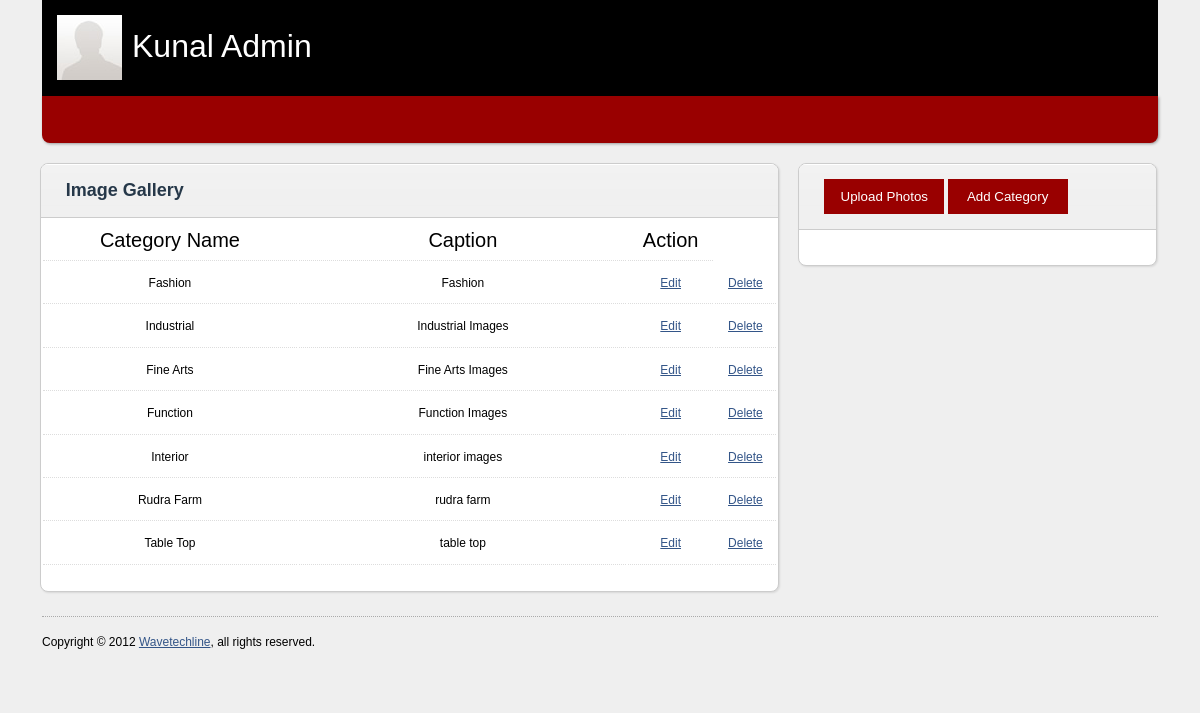
Page /Admin/sample_gallery.php on the committed database.
### tables this page shows
CREATE TABLE IF NOT EXISTS `gallery_category` (
  `category_id` int(11) NOT NULL AUTO_INCREMENT,
  `category_name` text NOT NULL,
  `caption` varchar(24) NOT NULL,
  PRIMARY KEY (`category_id`)
);

### Admin/sample_gallery.php (the view, shortened to what this page needs)
<?php
	$qry="select * from gallery_category";
	$res=mysql_query($qry);
?>
<!DOCTYPE html PUBLIC "-//W3C//DTD XHTML 1.0 Transitional//EN"
	"http://www.w3.org/TR/xhtml1/DTD/xhtml1-transitional.dtd">
<html xmlns="http://www.w3.org/1999/xhtml">
<head>
	<link rel="stylesheet" href="./css/screen.css" type="text/css" media="screen" title="no title" charset="utf-8" />
	<link rel="stylesheet" href="./css/plugin.css" type="text/css" media="screen" title="no title" charset="utf-8" />
	<link rel="stylesheet" href="./css/custom.css" type="text/css" media="screen" title="no title" charset="utf-8" />
</head>
<body>
<div id="wrapper">
	<div id="header">
		<img src="././images/avatar.jpg">
		<h1>Kunal Admin</h1>
	</div>
		<div id="nav">
	</div>
	<div id="content" class="xfluid">
		<div id="gallery_wrapper" class="portlet x8">
			<div class="portlet-header">
				<h4>Image Gallery</h4>
			</div>
			<div>
				<div>
				<table>
				<tr class="maintr">
				<td width="35%">Category Name</td>
				<td width="45%">Caption</td>
				<td width="">Action</td>
				</tr>
				<?php
				while($row=mysql_fetch_array($res))
				{
					echo "<tr>";
					echo "<td>".$row[1]."</td>";
					echo "<td>".$row[2]."</td>";
					echo "<td><a href='personal.php?id=$row[1]'>Edit</a></td>";
					echo "<td><a href='contact.php?id1=$row[1]'>Delete</a></td>";
					echo "</tr>";
				}
				?>
				</table>
			</div>
			</div>
		</div>
		<div class="portlet x4">
			<div class="portlet-header">
				<div class="up">
				<form action="" method="post">
				<input type="submit" value="Upload Photos" name="upload" />
				<input type="submit" value="Add Category" name="addcat" />
				</form>
				</div>
			</div>
			<div class="portlet-content">
			</div>
		</div>
	</div>
	<div id="footer">
		<p>Copyright &copy; 2012 <a href="javascript:;">Wavetechline</a>, all rights reserved.</p>
	</div>
</div>
</body>
</html>

### Admin/css/screen.css (style rules this page uses)
html, body, div, span, object, iframe, h1, h2, h3, h4, h5, h6, p, blockquote, pre, a, abbr, acronym, address, code, sup, del, dfn, em, img, q, dl, dt, dd, ol, ul, li, fieldset, form, label, legend, table, caption, tbody, tfoot, thead, tr, th, td { font-weight: inherit; font-style: inherit; font-size: 100%; font-family: inherit; padding: 0; margin: 0; border: 0; vertical-align: baseline }
h1,h2,h3, h4,h5,h6 { color: #111; margin-bottom: .75em; }
h1 { font-size: 30px; line-height: 1em; }
h4 { font-size: 14px; color: #666; line-height: 1.25; margin-bottom: 1.25em }
p { margin: 0 0 1.5em }
img { border: none; }
a { color: #358; text-decoration: underline }
table { width: 100%; border: 0; margin-bottom: 2em; }
table td { vertical-align: top; }
table tbody tr td { background: #FFF; border-bottom: 1px dotted #DDD; }
table tbody td { padding: 10px; }
tr:nth-child(odd) { background-color:#F9F9F9; }
tr:nth-child(even) { background-color:#FFF; }
body { background: #EFEFEF; font: 12px/1.7em arial,sans-serif; min-height: 1063px; }
#wrapper { width: 100%; min-width: 960px; margin: 0 auto 150px; }
#header { background-color:#000000; width: 93%; height: 96px; margin: 0 auto; position: relative; }
#header img { padding:15px 0px 0px 15px; }
#header h1 { overflow: hidden; color:#FFFFFF; font-size: 32px; position: absolute; padding:0px 0px 0px 450px; top: 30px; left: 90px; }
#header h1 { padding:0px 10px 0px 0px; }
#nav { background:#990000; width: 93%; height: 47px; margin: 0 auto 20px; position: relative; z-index: 100; -webkit-border-bottom-right-radius: 8px; -webkit-border-bottom-left-radius: 8px; -moz-border-radius-bottomright: 8px; -moz-border-radius-bottomleft: 8px; border-bottom-right-radius: 8px; border-bottom-left-radius: 8px; -moz-box-shadow: 1px 1px 3px rgba(0,0,0,.35); -webkit-box-shadow: 1px 1px 3px rgba(0,0,0,.35); box-shadow: 1px 1px 3px rgba(0,0,0,.35); }
#content { width: 95%; margin: 0 auto; position: relative; z-index: 10; }
#footer { width: 93%; border-top: 1px dotted #AAA; clear: both; padding: 15px 0; margin: 0 auto; margin-top: 5em; margin-bottom: 10px; }
.portlet { background: #FFF; margin-bottom: 1.5em; position: relative; border: 1px solid #CCC; -moz-border-radius: 8px; -webkit-border-radius: 8px; border-radius: 8px; -moz-box-shadow: 1px 1px 2px rgba(0,0,0,.10); -webkit-box-shadow: 1px 1px 2px rgba(0,0,0,.10); box-shadow: 1px 1px 2px rgba(0,0,0,.10); }
.portlet-header { background: #F0F0F0 url(../images/portlet-header-bg.png) repeat-x 0 0; color: #444; text-align: left; padding: 15px 0 15px 0; width: 100%; cursor: pointer; position: relative; overflow: hidden; border-bottom: 1px solid #CCC; -webkit-border-top-left-radius: 8px; -webkit-border-top-right-radius: 8px; -moz-border-radius-topleft: 8px; -moz-border-radius-topright: 8px; border-top-left-radius: 8px; border-top-right-radius: 8px; }
.portlet-header h4 { font-size: 18px; font-style: normal; font-weight: bold; color: #263849; padding: 0 0 0 25px; margin: 0; }
.portlet-content { padding: 20px 15px 15px; position: relative; }
.xfluid { width: 96%; }
.x4 { width: 300px; }
.x8 { width: 620px; }
.xfluid .x4 { width: 31.33%; }
.xfluid .x8 { width: 64.67%; }
.x1, .x2, .x3, .x4, .x5, .x6, .x7, .x8, .x9, .x10, .x11, .x12 { margin: 0 10px 1.5em; float: left; }
.xfluid .x1, .xfluid .x2, .xfluid .x3, .xfluid .x4, .xfluid .x5, .xfluid .x6, .xfluid .x7, .xfluid .x8, .xfluid .x9, .xfluid .x10, .xfluid .x11, .xfluid .x12 { margin: 0 .85% 2em; }

### Admin/css/custom.css (style rules this page uses)
#gallery_wrapper { text-align: center; }
.maintr td { font-size:20px; }
.up { padding:0px 0px 0px 25px; }
.up input { background-color:#990000; width:120px; height:35px; border:0px; color:#FFFFFF; }

### rows in the picture
gallery_category: category_name "Fashion", caption "Fashion"
gallery_category: category_name "Industrial", caption "Industrial Images"
gallery_category: category_name "Fine Arts", caption "Fine Arts Images"
gallery_category: category_name "Function", caption "Function Images"
gallery_category: category_name "Interior", caption "interior images"
gallery_category: category_name "Rudra Farm", caption "rudra farm"
gallery_category: category_name "Table Top", caption "table top"
